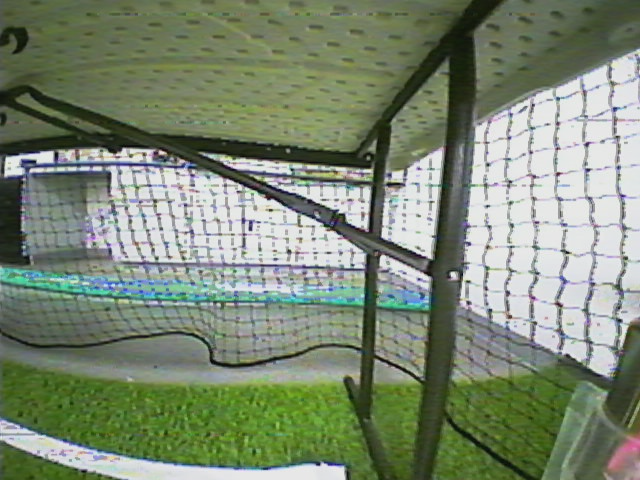
#> input picture finding_red/green_4.png, 640 x 480 px
$ python white_testing.py
#> lines starting #> are read from the running program, lines starting #| are printed output that depends on the picture; after the words box and inside, x2 and y2 are one past the last pixel; in counts of white or black regions, pixels touching at a corner belong together
#> further down, frame is the input picture: shape (480, 640, 3); mean B, G, R 114.8, 136.4, 124.2

import cv2

def white_filter(frame):
    """Filter frame for just the white lines at the bottom of the image
    """
    gauss_frame = cv2.GaussianBlur(frame,(7,7),0)[240:, :, :]
    hsv_frame = cv2.cvtColor(gauss_frame, cv2.COLOR_BGR2HSV)

    # hsv lower and upper bounds of white (works pretty well but needs more testing)
    lb = (0, 0, 128)
    ub = (179, 20, 256)

    white = cv2.inRange(hsv_frame, lb, ub)
    return white


def green_filter(frame):
    """Filter frame for just the white lines at the bottom of the image
    """
    frame = cv2.GaussianBlur(frame, (7, 7), 0)[240:, :, :]
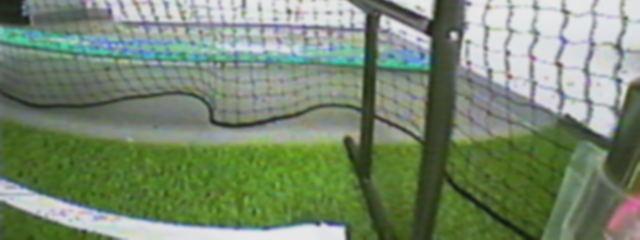
#> frame: shape (240, 640, 3); mean of channels 0, 1, 2 110.2, 136.5, 119.4; drawn as B, G, R
    frame = cv2.fastNlMeansDenoisingColored(frame,None,h=10,hColor=10,templateWindowSize=3,searchWindowSize=11)
    frame = cv2.GaussianBlur(frame, (7, 7), 0)
    hsv_frame = cv2.cvtColor(frame, cv2.COLOR_BGR2HSV)
#> hsv_frame: shape (240, 640, 3); mean H, S, V 63.1, 72.3, 138.2

    # hsv lower and upper bounds of white (works pretty well but needs more testing)
    lb = (29, 75, 85)
    ub = (60, 255, 255)


    green = cv2.inRange(hsv_frame, lb, ub)
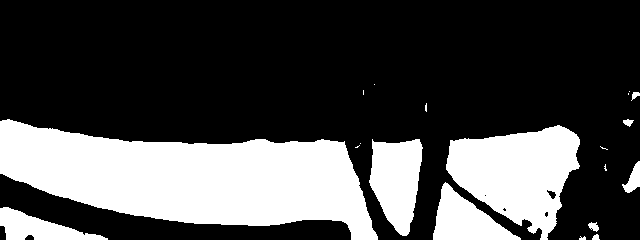
#> green: shape (240, 640); 29.4% white; 20 white regions (9 under 20 px)
    return green

MIN_CONTOUR_SIZE = 100.0 # TODO: tune

frame = cv2.imread('green_4.png')
res = green_filter(frame)

contours, _ = cv2.findContours(res, cv2.RETR_LIST, cv2.CHAIN_APPROX_NONE)
#> contours = 25 contours, 14 with area under 20; largest, box (x1, y1, x2, y2) and area: (0, 119, 378, 240) 26859, (446, 125, 580, 240) 9238, (369, 139, 423, 236) 3528, (433, 182, 521, 240) 2459, (0, 207, 108, 240) 1627
large_contours = [cont for cont in contours if cv2.contourArea(cont) > MIN_CONTOUR_SIZE]
#> large_contours = 6 contours; box (x1, y1, x2, y2) and area: (0, 119, 378, 240) 26859, (446, 125, 580, 240) 9238, (369, 139, 423, 236) 3528, (433, 182, 521, 240) 2459, (0, 207, 108, 240) 1627, (622, 161, 640, 193) 254
bottom_y = []
num = 0
for cont in large_contours:
    x,y,w,h = cv2.boundingRect(cont)
    bottom_y.append(y)
#> this loop made 6 passes
#> (x, y, w, h) on passes 1 to 6: (0, 207, 108, 33), (433, 182, 88, 58), (622, 161, 18, 32), (369, 139, 54, 97), (446, 125, 134, 115), (0, 119, 378, 121)
#> after the loop, bottom_y = [207, 182, 161, 139, 125, 119]

y = min(bottom_y)
print("Y pixel:", y)
#| Y pixel: 119

cv2.imshow('orig',frame)

line = cv2.line(frame, (0, y+240), (640, y+240), color=(0, 0, 255), thickness=5)
cv2.imshow('lined',line)
cv2.imshow('res', res)
# cv2.imshow('pasty', pasty)

cv2.waitKey()

cv2.destroyAllWindows()

$ run again, with finding_red/green_0.png copied over finding_red/green_4.png
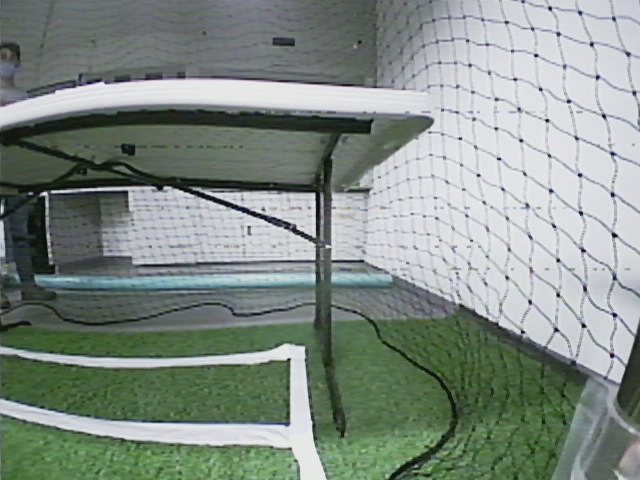
#> input picture finding_red/green_0.png, 640 x 480 px
#> frame is the input picture: shape (480, 640, 3); mean B, G, R 133.7, 141.3, 130.7
#> in green_filter, `frame = cv2.GaussianBlur(frame, (7, 7), 0)[240:, :, :]`:
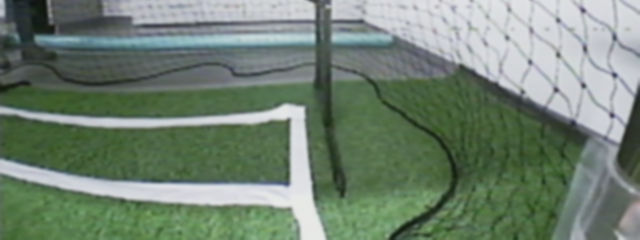
#> frame: shape (240, 640, 3); mean of channels 0, 1, 2 114.6, 130.8, 113.9; drawn as B, G, R
#> hsv_frame: shape (240, 640, 3); mean H, S, V 74.2, 52.4, 132.4
#> in green_filter, `green = cv2.inRange(hsv_frame, lb, ub)`:
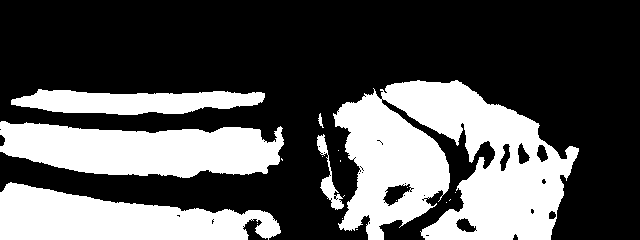
#> green: shape (240, 640); 34.1% white; 19 white regions (13 under 20 px)
#> contours = 71 contours, 58 with area under 20; largest, box (x1, y1, x2, y2) and area: (333, 80, 579, 240) 25566, (0, 121, 284, 178) 11348, (0, 182, 281, 240) 10038, (11, 89, 265, 115) 4252, (317, 134, 344, 210) 484
#> large_contours = 10 contours; largest, box (x1, y1, x2, y2) and area: (333, 80, 579, 240) 25566, (0, 121, 284, 178) 11348, (0, 182, 281, 240) 10038, (11, 89, 265, 115) 4252, (317, 134, 344, 210) 484
#> the loop `for cont in large_contours:` made 10 passes
#> (x, y, w, h) on passes 1 to 8: (455, 217, 22, 16), (382, 183, 30, 24), (0, 182, 281, 58), (536, 144, 13, 19), (499, 143, 12, 29), (517, 142, 14, 23), (317, 134, 27, 76), (0, 121, 284, 57)
#> after the loop `for cont in large_contours:`: bottom_y = [217, 183, 182, 144, 143, 142, 134, 121, 89, 80]
#| Y pixel: 80

$ run again, with finding_red/green_12.png copied over finding_red/green_4.png
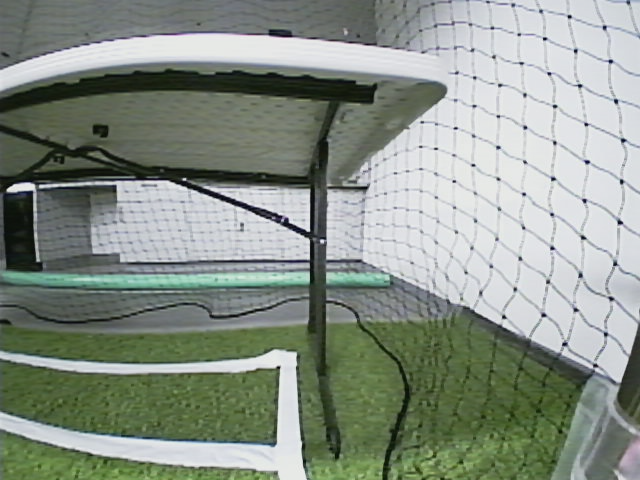
#> input picture finding_red/green_12.png, 640 x 480 px
#> frame is the input picture: shape (480, 640, 3); mean B, G, R 135.6, 146.1, 137.2
#> in green_filter, `frame = cv2.GaussianBlur(frame, (7, 7), 0)[240:, :, :]`:
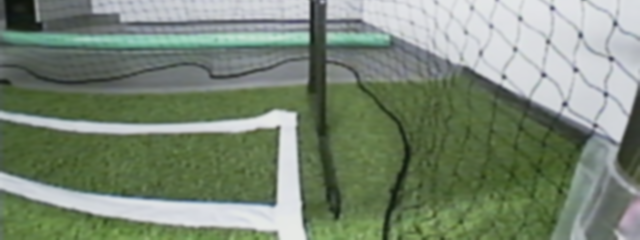
#> frame: shape (240, 640, 3); mean of channels 0, 1, 2 116, 135.3, 121.7; drawn as B, G, R
#> hsv_frame: shape (240, 640, 3); mean H, S, V 68.8, 56.3, 136.5
#> in green_filter, `green = cv2.inRange(hsv_frame, lb, ub)`:
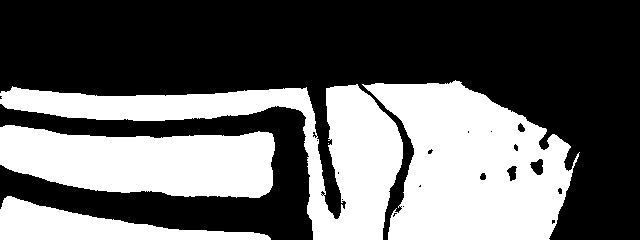
#> green: shape (240, 640); 39.7% white; 5 white regions (1 under 20 px)
#> contours = 26 contours, 15 with area under 20; largest, box (x1, y1, x2, y2) and area: (362, 80, 580, 240) 22650, (0, 84, 403, 240) 17324, (0, 125, 275, 198) 14824, (0, 196, 271, 240) 5030, (529, 158, 544, 176) 164
#> large_contours = 6 contours; box (x1, y1, x2, y2) and area: (362, 80, 580, 240) 22650, (0, 84, 403, 240) 17324, (0, 125, 275, 198) 14824, (0, 196, 271, 240) 5030, (529, 158, 544, 176) 164, (506, 165, 518, 182) 114
#> the loop `for cont in large_contours:` made 6 passes
#> (x, y, w, h) on passes 1 to 6: (0, 196, 271, 44), (506, 165, 12, 17), (529, 158, 15, 18), (0, 125, 275, 73), (0, 84, 403, 156), (362, 80, 218, 160)
#> after the loop `for cont in large_contours:`: bottom_y = [196, 165, 158, 125, 84, 80]
#| Y pixel: 80

$ run again, with finding_red/peek_right.png copied over finding_red/green_4.png
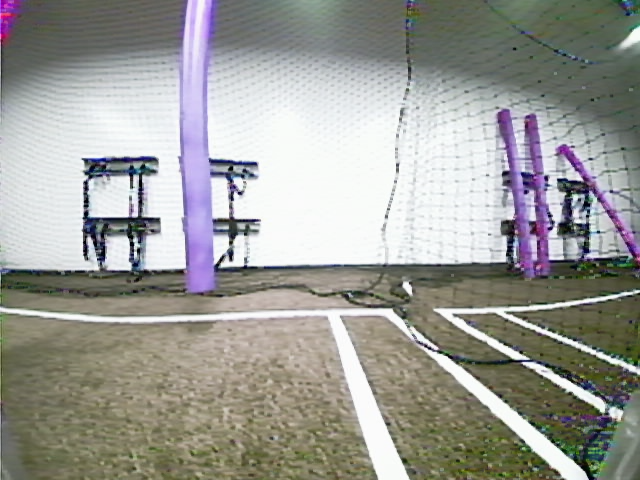
#> input picture finding_red/peek_right.png, 640 x 480 px
#> frame is the input picture: shape (480, 640, 3); mean B, G, R 150.8, 155.9, 155.6
#> in green_filter, `frame = cv2.GaussianBlur(frame, (7, 7), 0)[240:, :, :]`:
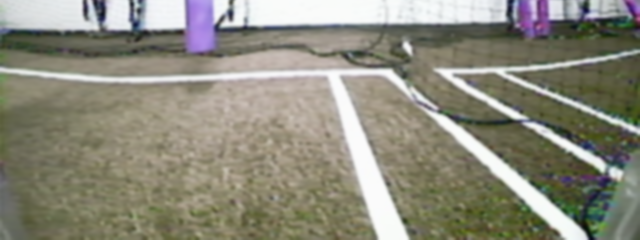
#> frame: shape (240, 640, 3); mean of channels 0, 1, 2 123.7, 138.3, 140.1; drawn as B, G, R
#> hsv_frame: shape (240, 640, 3); mean H, S, V 38.3, 45.5, 143
#> in green_filter, `green = cv2.inRange(hsv_frame, lb, ub)`:
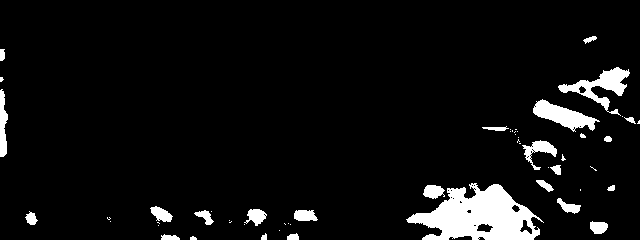
#> green: shape (240, 640); 6.3% white; 55 white regions (29 under 20 px)
#> contours = 88 contours, 60 with area under 20; largest, box (x1, y1, x2, y2) and area: (406, 183, 544, 240) 4538, (558, 67, 630, 116) 1004, (533, 99, 600, 132) 903, (522, 140, 557, 170) 330, (0, 89, 8, 157) 314
#> large_contours = 13 contours; largest, box (x1, y1, x2, y2) and area: (406, 183, 544, 240) 4538, (558, 67, 630, 116) 1004, (533, 99, 600, 132) 903, (522, 140, 557, 170) 330, (0, 89, 8, 157) 314
#> the loop `for cont in large_contours:` made 13 passes
#> (x, y, w, h) on passes 1 to 8: (476, 223, 18, 10), (590, 221, 18, 13), (294, 210, 24, 11), (194, 210, 20, 15), (244, 209, 23, 17), (150, 206, 23, 16), (557, 198, 24, 16), (423, 185, 22, 14)
#> after the loop `for cont in large_contours:`: bottom_y = [223, 221, 210, 210, 209, 206, 198, 185, 183, 140, 99, 89, 67]
#| Y pixel: 67
